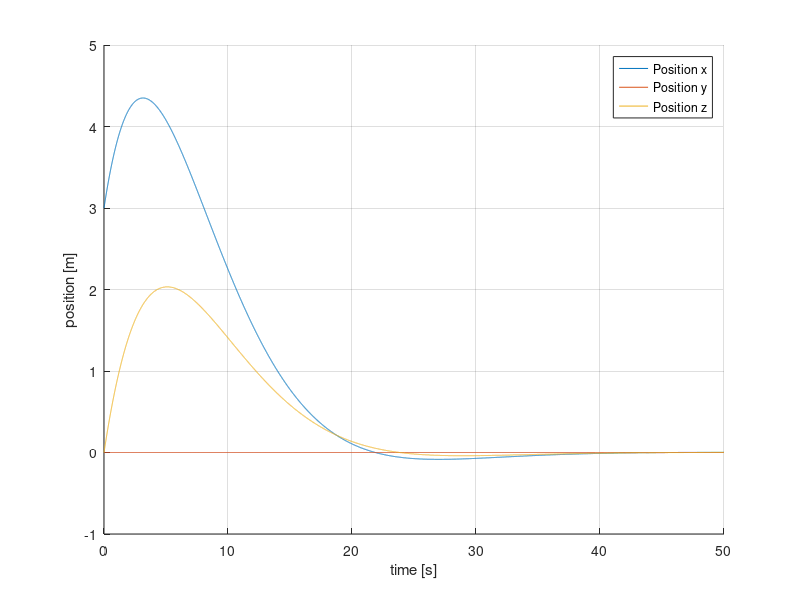
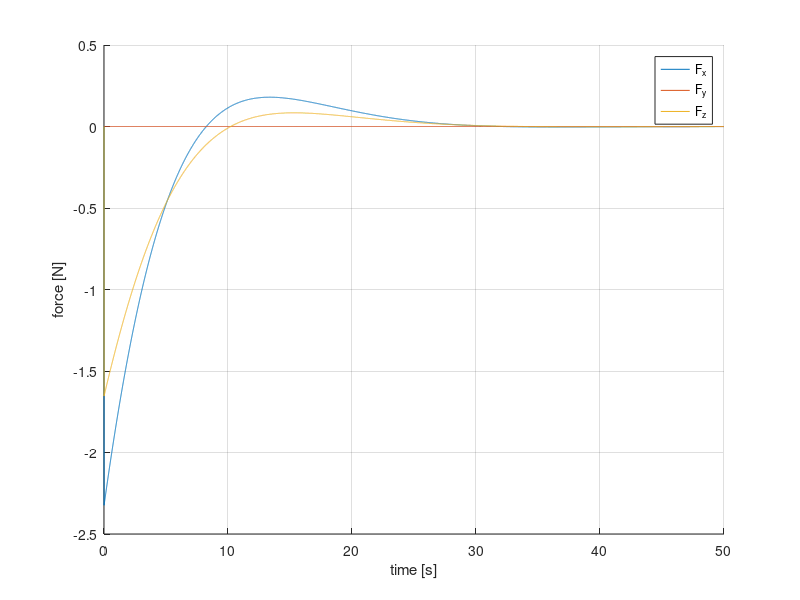
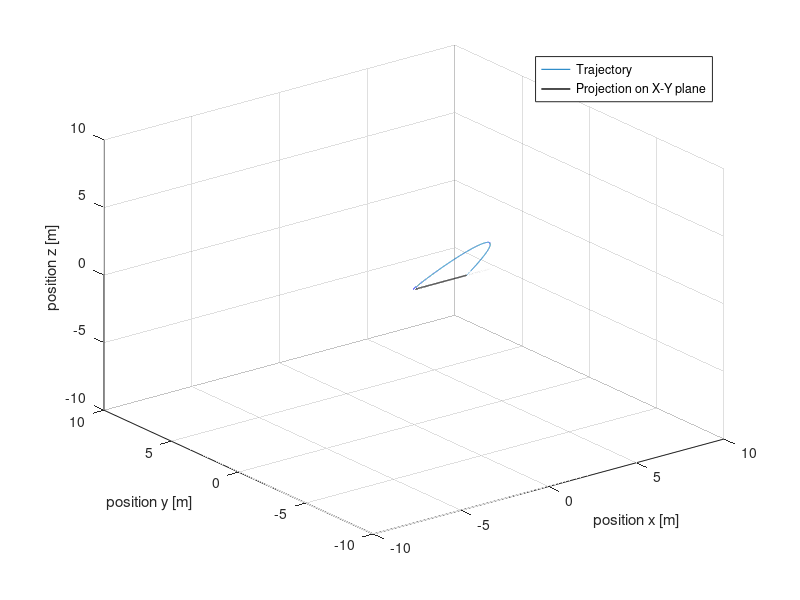

The MATLAB source for these figures, in order:
%% 3-D LQR implementation

close all

% System charasteristics
m = 5; % kg

% Initial Conditions
x0 = [3;  % position x [m]
      0;  % position y [m]
      0;  % position z [m]
      1;  % velocity x [m/s]
      0;  % velocity y [m/s]
      1]; % velocity z [m/s]

% X dot vector:
    % velocity x
    % velocity y
    % velocity y
    % acceleration x
    % acceleration y
    % acceleration y


% System Dynamics
A = [0    0   0   1  0  0; 
     0    0   0   0  1  0;
     0    0   0   0  0  1;
     0    0   0   0  0  0;
     0    0   0   0  0  0;
     0    0   0   0  0  0]; % pass through the velocity term and discard the position term
B = [0    0   0; 
     0    0   0;
     0    0   0;
     1/m  0   0;
     0    1/m 0;
     0    0   1/m];
C = eye(6);
    % [1 0 0 0
    %  0 1 0 0
    %  0 0 1 0
    %  0 0 0 1];
D = [0 0 0;
     0 0 0;
     0 0 0;
     0 0 0;
     0 0 0;
     0 0 0];

% Control Law
Q = [.1 0 0 0 0 0;  % Penalize x error
     0 .1 0 0 0 0;  % Penalize y error
     0 0 .1 0 0 0;  % Penalize z error
     0 0 0 1 0 0;  % Penalize x velocity
     0 0 0 0 1 0;  % Penalize y velocity
     0 0 0 0 0 1]; % Penalize z velocity
R = [2 0 0;      % Penalize Fx
     0 2 0;      % Penalize Fy
     0 0 2];     % Penalize Fz
K = lqr(A,B,Q,R);
% 
% Closed loop system
sys = ss((A - B*K), B, C, D);

% Run response to initial condition
t = 0:0.005:50;
[y,t,x] = initial(sys, x0, t);


% Total impulse
dt = (t(2)-t(1));
Fx = [0; m*diff(y(:,4))/dt]; % N
Fuel_x = sum(abs(Fx)) * dt; % Ns
Fy = [0; m*diff(y(:,5))/dt]; % N
Fuel_y = sum(abs(Fy)) * dt; % Ns
Fz = [0; m*diff(y(:,6))/dt]; % N
Fuel_z = sum(abs(Fz)) * dt; % Ns
Fuel_total = Fuel_x + Fuel_y + Fuel_z; % Ns
disp(Fuel_total)


% Forces on the object
figure('Name', "Position over time")
hold on
grid
hold on
plot(t, y(:,1))
plot(t, y(:,2))
plot(t, y(:,3))

xlabel("time [s]")
ylabel("position [m]")
legend({ ...
    'Position x', ...
    'Position y' ...
    'Position z' ...
        },'Location','northeast')

% Forces on the object
figure('Name', "Force over Time")
hold on
grid
hold on
plot(t, Fx)
plot(t, Fy)
plot(t, Fz)

xlabel("time [s]")
ylabel("force [N]")
legend({ ...
    'F_x', ...
    'F_y' ...
    'F_z' ...
        },'Location','northeast')

% Plotting trajecotry
figure('Name', "Trajectory")
plot3(y(:,1),y(:,2),y(:,3))
% comet3(y(:,1),y(:,2),y(:,3),0.1)
grid
hold on
% plot3(0*y(:,1),y(:,2),y(:,3), 'color', 'k','LineWidth',1); % shadow on the Y-Z plane
% plot3(y(:,1),0*y(:,2),y(:,3), 'color', 'k','LineWidth',1); % shadow on the X-Z plane
plot3(y(:,1),y(:,2),0*y(:,3), 'color', 'k','LineWidth',1); % shadow on the X-Y plane

xlim([-10 10])
ylim([-10 10])
zlim([-10 10])

xlabel("position x [m]")
ylabel("position y [m]")
zlabel("position z [m]")

legend({ ...
    'Trajectory', ...
    'Projection on X-Y plane', ...
        },'Location','northeast')

